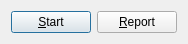
<?xml version="1.0" encoding="UTF-8"?>
<ui version="4.0">
 <class>DialogClass</class>
 <widget class="QDialog" name="DialogClass">
  <property name="geometry">
   <rect>
    <x>0</x>
    <y>0</y>
    <width>156</width>
    <height>35</height>
   </rect>
  </property>
  <property name="windowTitle">
   <string>Dialog</string>
  </property>
  <layout class="QHBoxLayout" name="horizontalLayout">
   <item>
    <widget class="QPushButton" name="pushButton">
     <property name="text">
      <string>&amp;Start</string>
     </property>
    </widget>
   </item>
   <item>
    <widget class="QPushButton" name="pushButton_2">
     <property name="text">
      <string>&amp;Report</string>
     </property>
    </widget>
   </item>
  </layout>
 </widget>
 <layoutdefault spacing="6" margin="11"/>
 <resources/>
 <connections>
  <connection>
   <sender>pushButton</sender>
   <signal>released()</signal>
   <receiver>DialogClass</receiver>
   <slot>startSlot()</slot>
   <hints>
    <hint type="sourcelabel">
     <x>67</x>
     <y>30</y>
    </hint>
    <hint type="destinationlabel">
     <x>85</x>
     <y>17</y>
    </hint>
   </hints>
  </connection>
  <connection>
   <sender>pushButton_2</sender>
   <signal>released()</signal>
   <receiver>DialogClass</receiver>
   <slot>reportSlot()</slot>
   <hints>
    <hint type="sourcelabel">
     <x>146</x>
     <y>30</y>
    </hint>
    <hint type="destinationlabel">
     <x>150</x>
     <y>16</y>
    </hint>
   </hints>
  </connection>
 </connections>
 <slots>
  <slot>startSlot()</slot>
  <slot>reportSlot()</slot>
 </slots>
</ui>
